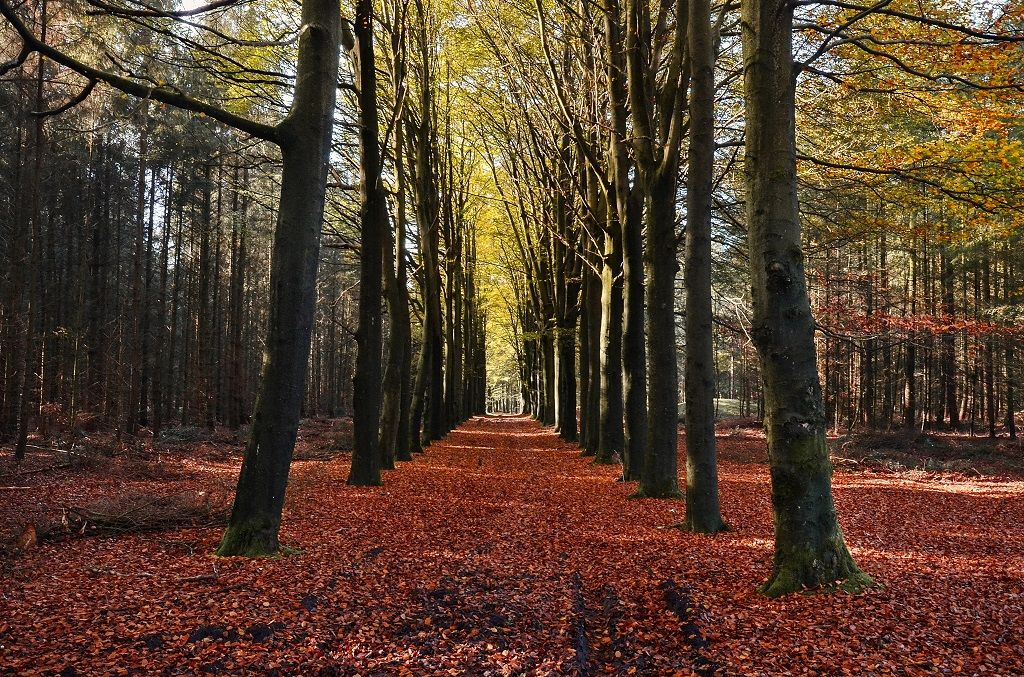
#> input picture 1.jpg, 1024 x 677 px
$ jupyter execute image_similar.ipynb
#> lines starting #> are read from the running program, lines starting #| are printed output that depends on the picture
[cell 1]
import cv2
import numpy as np

[cell 2]
image1 = cv2.imread("1.jpg")
#> image1 is the input picture: shape (677, 1024, 3); mean B, G, R 45.5, 63.5, 86.6
image2 = cv2.imread("2.jpg")
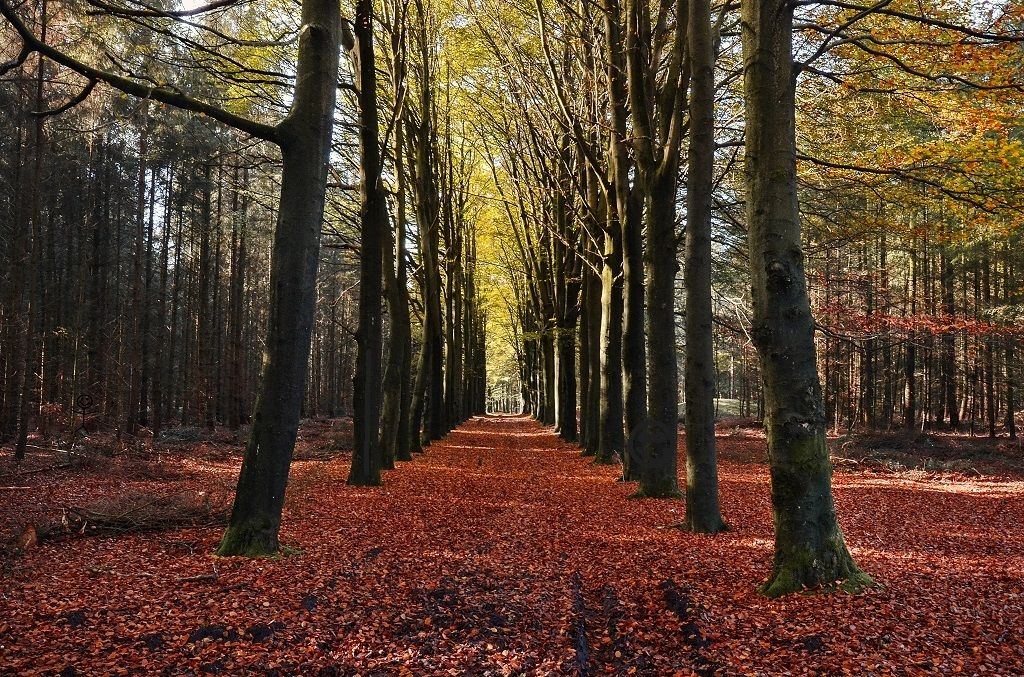
#> input picture 2.jpg, 1024 x 677 px
#> image2 is the input picture: shape (677, 1024, 3); mean B, G, R 46.2, 63.5, 86.4

[cell 3]
diff = cv2.subtract(image1, image2)
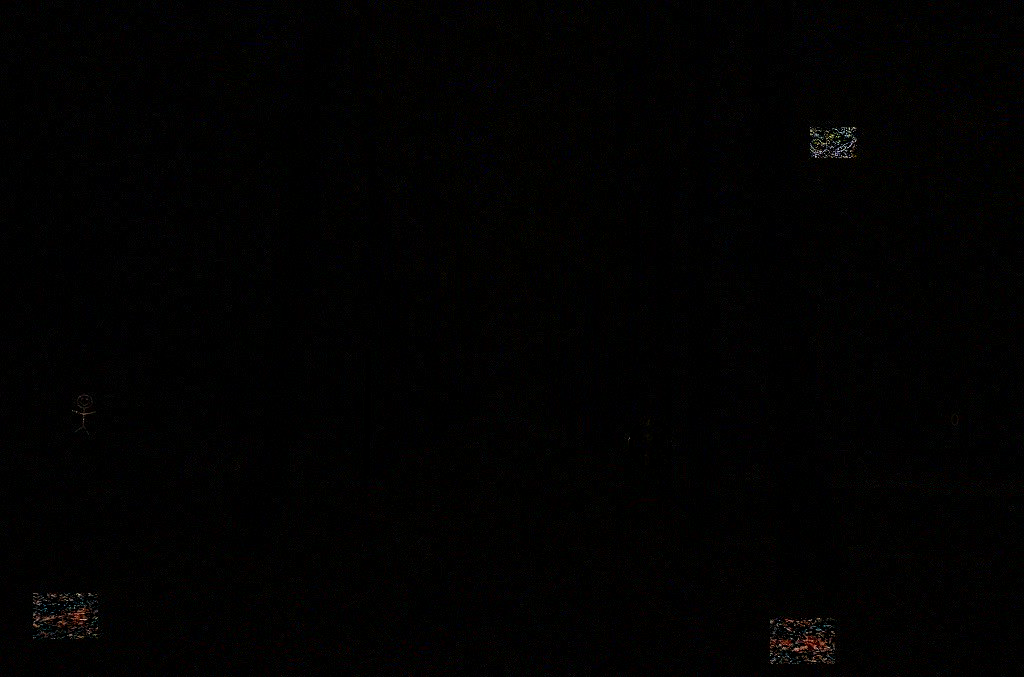
#> diff: shape (677, 1024, 3); mean B, G, R 1.6, 1.7, 2

[cell 4]
result = not np.any(diff)
#> result = False

[cell 5]
if result is True:
    print ("the images are Same")
else:
    cv2.imwrite("result.jpg", diff)
    print("Images are Not Same")
    cv2.imshow("result",result)
    cv2.waitKey(0)

[cell 6]
from PIL import Image, ImageChops

[cell 7]
img1 = Image.open("1.jpg")
img2 = Image.open("2.jpg")

[cell 8]
diff = ImageChops.difference(img1,img2) # calculate the Diff b/w the Pixels
#> diff: PIL image 1024x677 RGB

[cell 9]
print(diff.getbbox())
#| (0, 0, 1024, 677)
